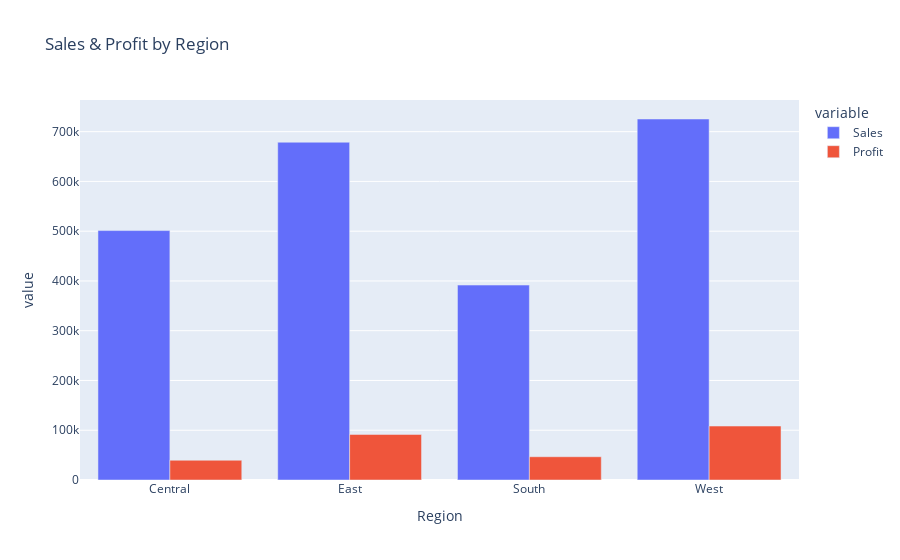

Source (notebook cell):
### Markdown cell above
### Bar Chart Visualization
This bar chart compares quantities across different categories.

### Code cell
# Segment totals
seg = df.groupby('Segment').agg({'Sales':'sum','Profit':'sum'}).reset_index()

# Region totals and profit margin
region = df.groupby('Region').agg({'Sales':'sum','Profit':'sum'}).reset_index()
region['ProfitMargin'] = region['Profit'] / region['Sales']

# Bar: Sales and Profit by Segment
fig, ax = plt.subplots(1,2, figsize=(10,4))
sns.barplot(data=seg, x='Segment', y='Sales', ax=ax[0])
ax[0].set_title('Sales by Segment')
sns.barplot(data=seg, x='Segment', y='Profit', ax=ax[1])
ax[1].set_title('Profit by Segment')
plt.tight_layout()
plt.savefig('Profit by Segment',dpi=300)
plt.show()

# Interactive region chart with profit margin
fig = px.bar(region, x='Region', y=['Sales','Profit'], barmode='group', title='Sales & Profit by Region')

fig.show()

# Show region profit margins as table (in notebook)
region.sort_values('ProfitMargin', ascending=False)

### Figure 1 — Plotly figure (JSON) as saved in the notebook; plotly's stock layout.template omitted (floating-point values rounded to 4 significant figures)
{"data": [{"alignmentgroup": "True", "hovertemplate": "variable=Sales<br>Region=%{x}<br>value=%{y}<extra></extra>", "legendgroup": "Sales", "marker": {"color": "#636efa", "pattern": {"shape": ""}}, "name": "Sales", "offsetgroup": "Sales", "orientation": "v", "showlegend": true, "textposition": "auto", "type": "bar", "x": ["Central", "East", "South", "West"], "xaxis": "x", "y": [501200.0, 678800.0, 391700.0, 725500.0], "yaxis": "y"}, {"alignmentgroup": "True", "hovertemplate": "variable=Profit<br>Region=%{x}<br>value=%{y}<extra></extra>", "legendgroup": "Profit", "marker": {"color": "#EF553B", "pattern": {"shape": ""}}, "name": "Profit", "offsetgroup": "Profit", "orientation": "v", "showlegend": true, "textposition": "auto", "type": "bar", "x": ["Central", "East", "South", "West"], "xaxis": "x", "y": [39710.0, 91520.0, 46750.0, 108400.0], "yaxis": "y"}], "layout": {"barmode": "group", "legend": {"title": {"text": "variable"}, "tracegroupgap": 0}, "title": {"text": "Sales & Profit by Region"}, "xaxis": {"anchor": "y", "domain": [0, 1], "title": {"text": "Region"}}, "yaxis": {"anchor": "x", "domain": [0, 1], "title": {"text": "value"}}}}
